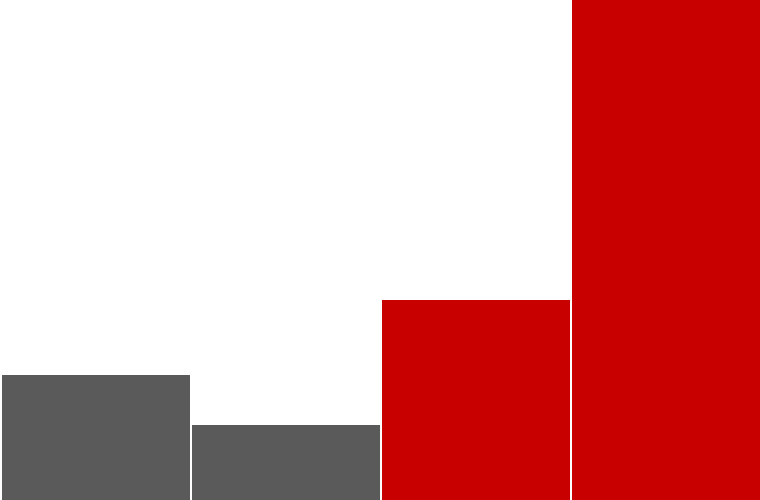
Frame 1 (no input)
Frame 2 (the mouse pressed at the canvas centre, redrawn once): identical to frame 1, image omitted

The Processing sketch that drew this single still picture (run headless with seeded random() and noise(); the mouse was pressed at the canvas centre and the sketch redrawn once):

// Processing sketch: processing_170765
// ── processing_170765.pde

float[] serie = {
  50,30,80,200
}; 

void setup() {
  size(760, 500);
  noLoop();
  noStroke();
  // rectMode(CORNERS);
  background(255);
}

void draw() {


  println(max(serie));

  int largura = (width/serie.length);

  for (int i=0;i<serie.length;i=i+1) {
    float j = map(serie[i], 0.0, max(serie), 0.0, height);
    if(serie[i]>50){
      fill(200,0,0);
    } else {
      fill(90);
    }
    rect((i*largura)+2, height-j, largura-2, j);
    
  }
}
